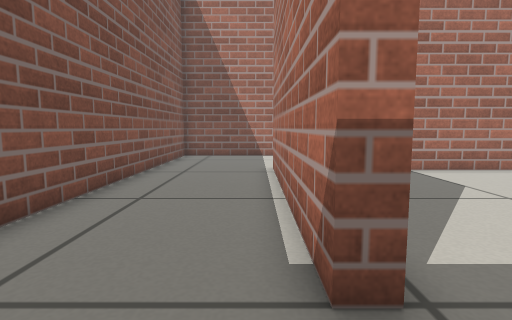
View 1 (above)

15 first-person views from a walk through a world built for the Gazebo simulator. The camera is 0.38 m above the floor, tilts 6° down and sees 80° across. The floor is counted in squares, 0.25 m on a side. Each view is taken from the middle of a square. On the plan, view 1 faces up. The plan holds only what a view shows up to about 15 squares ahead; the rest is blank.

View 2
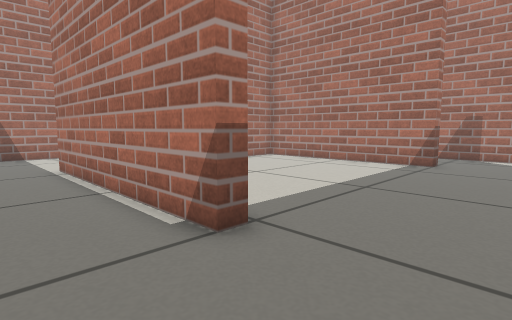

View 3
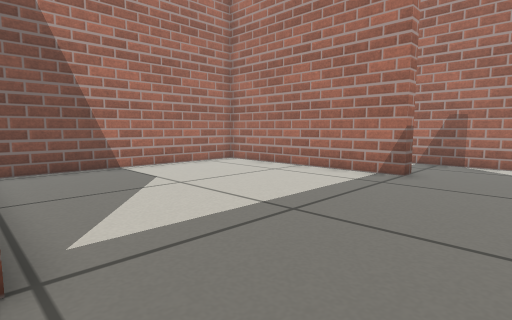

View 4
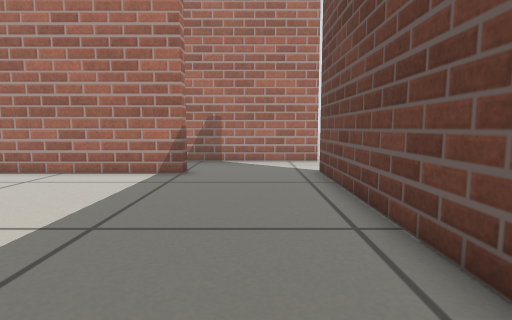

View 5
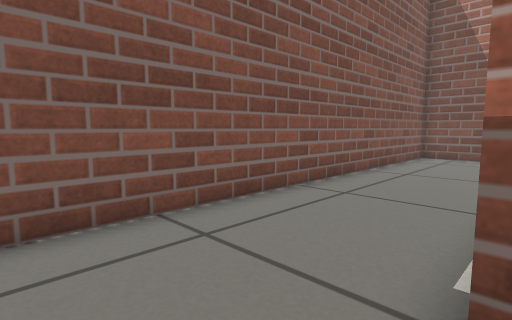

View 6
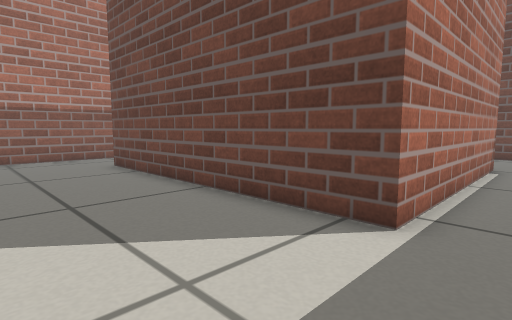

View 7
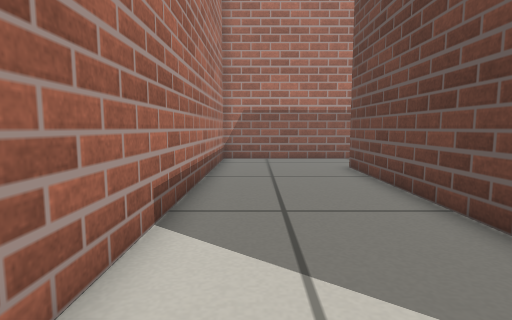

View 8
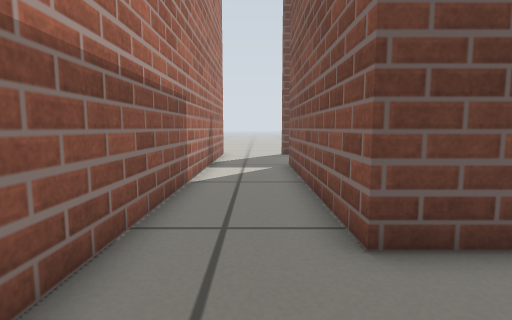

View 9
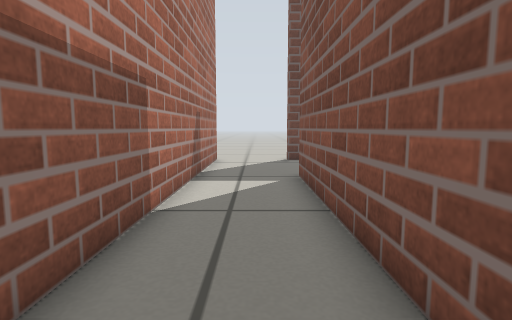

View 10
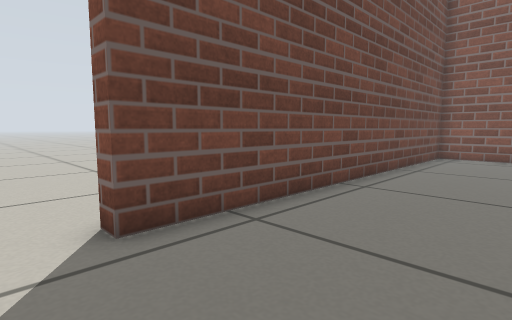

View 11
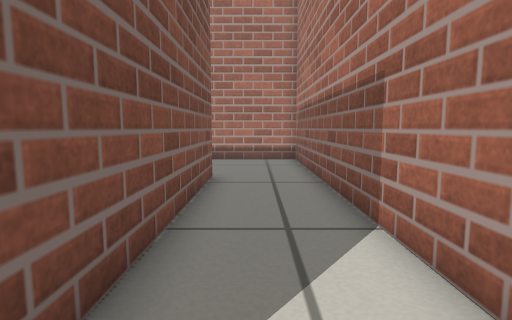

View 12
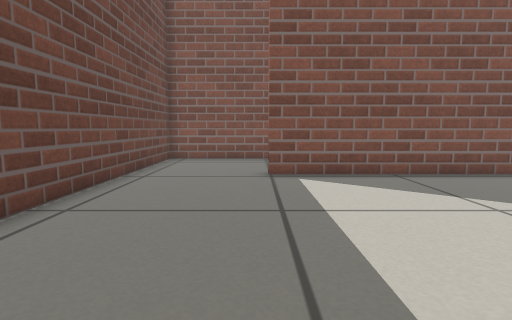

View 13
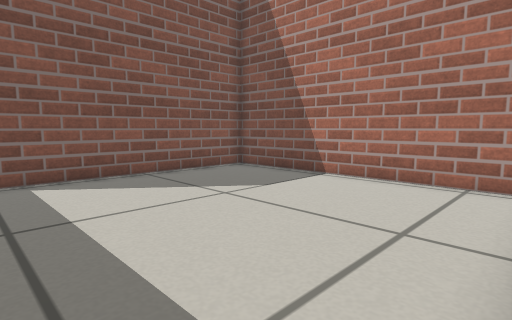

View 14
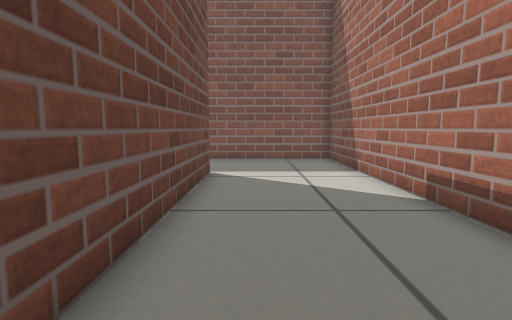

View 15
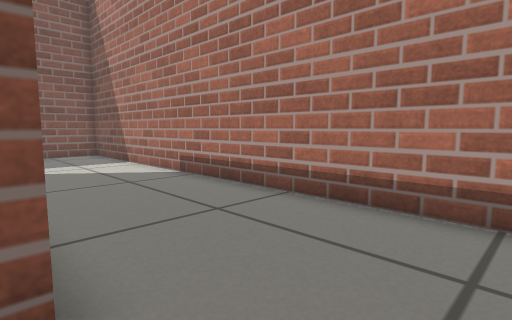

### Floor plan
Points are (right, up) in squares from view 1. A wall is a line through its corners. A room is listed if a view was taken in it or the views show most of it. See-through windows are left out.
Room 1 (views 1, 2, 6, 7, 8, 9, 10, 11, 14, 15)
walls: (0.6, 2.4) (0.6, 11.4) (11.6, 11.4) (11.6, 2.4); (14.9, -1.4) (14.9, 16.6) (-3.9, 16.6) (-3.9, -2.2) (0.6, -2.2)
ways out: opening at (1, 0.5) to room 2; opening at (11, 0.5) to room 2; opening at (13, -2)
Room 2 (views 3, 4, 5, 12, 13)
walls: (11.6, 2.4) (11, 2.4) (11, 10.5); (0.6, -2.2) (11.6, -2.2); (10.7, 10.8) (1.2, 10.8) (1.2, 2.4) (0.6, 2.4)
ways out: opening at (1, 0.5) to room 1; opening at (11, 0.5) to room 1

Where each view was taken, in squares from view 1:
view 1: 0 up, 0 right, facing up
view 2: 1 down, 2 left, facing up-right
view 3: 1 down, 1 right, facing up-right
view 4: 0 up, 1 right, facing right
view 5: 0 up, 1 right, facing up-left
view 6: 16 up, 1 left, facing down-right
view 7: 15 up, 0 right, facing right
view 8: 15 up, 13 right, facing down
view 9: 12 up, 13 right, facing down
view 10: 2 up, 13 right, facing down-left
view 11: 2 up, 13 right, facing up
view 12: 2 up, 11 right, facing left
view 13: 2 up, 11 right, facing up-left
view 14: 13 up, 11 right, facing left
view 15: 11 up, 14 right, facing up-left
